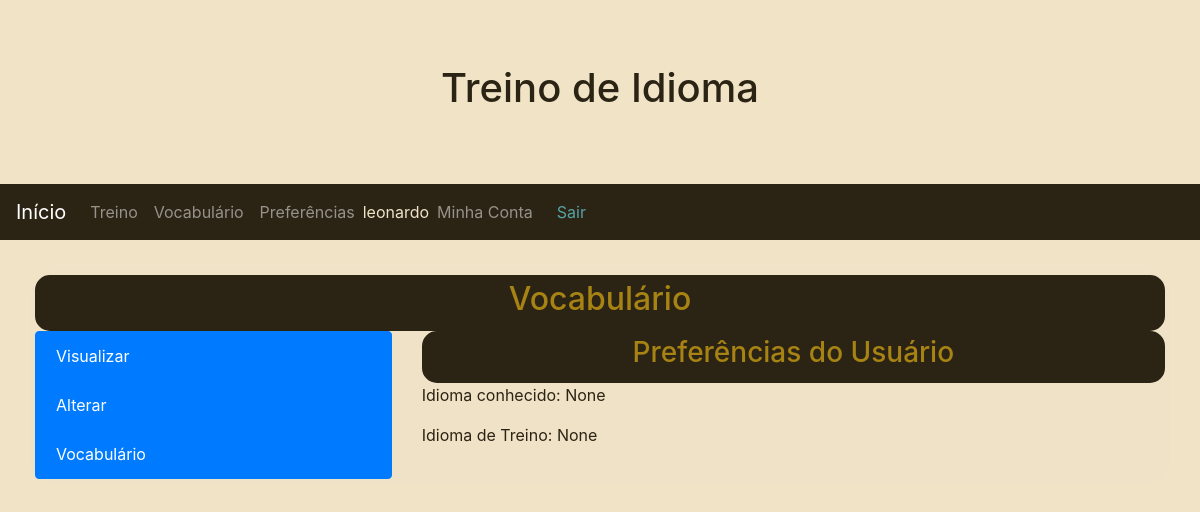
Page /Wortschatz/Benutzervorgaben/ (signed in) on the earlier database version.
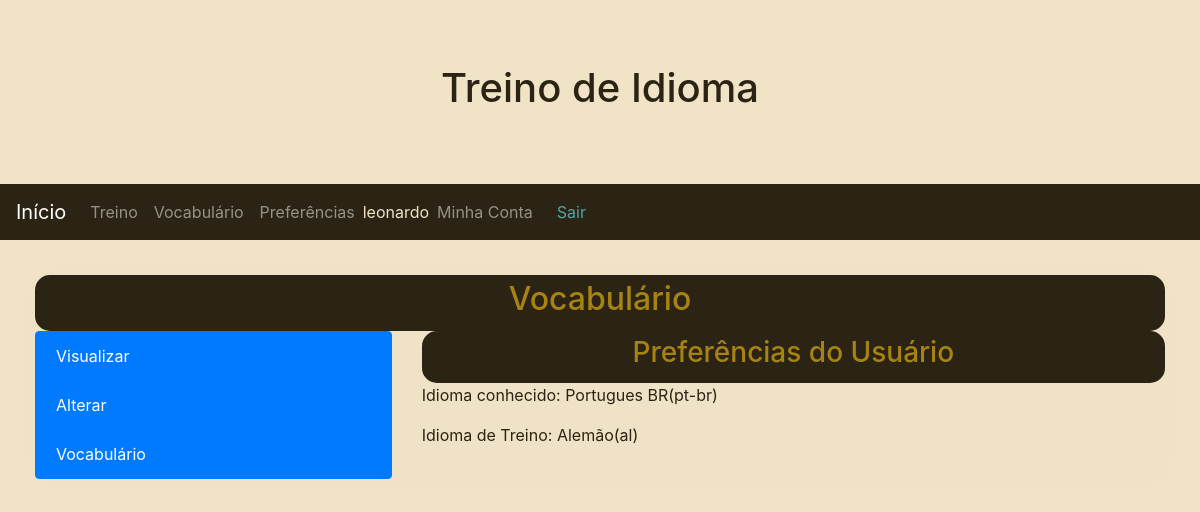
Same page on the later database version.
### Wortschatz/models.py (models this page shows, shortened)
class Benutzervorgaben(models.Model):
    user            = models.OneToOneField(settings.AUTH_USER_MODEL, related_name = 'Usuário', on_delete=models.CASCADE, unique=True)
    sprache         = models.ForeignKey(Sprache, verbose_name = 'Idioma compreendido', on_delete=models.CASCADE, blank=True, null=True)
    sprachetraining = models.ForeignKey(Sprache, related_name = 'sprachetraining_standard', verbose_name = 'Idioma de treino', on_delete=models.CASCADE, blank=True, null=True)
    created = models.DateTimeField('Criado em', auto_now_add=True)
    modified = models.DateTimeField('Modificado em', auto_now=True)
    class Meta:
        verbose_name = 'Preferência'
        verbose_name_plural = 'Preferências'

class Sprache(models.Model):
    name  = models.CharField('Nome', max_length = 100, unique=True)
    slug  = models.SlugField('Abreviatura', max_length = 7, unique=True)
    lands = models.ManyToManyField(Land, through='Land_Sprache', verbose_name="Países")
    created = models.DateTimeField('Criado em', auto_now_add=True, null=True)
    modified = models.DateTimeField('Modificado em', auto_now=True, null=True)
    class Meta:
        verbose_name = 'Idioma'
        verbose_name_plural = 'Idiomas'
        ordering = ['name', 'slug', 'created', 'modified']
    def __str__(self):
        return self.name + '(' + self.slug + ')'

### Wortschatz/views.py (the view)
# urls.py: path('Benutzervorgaben/', BenutzervorgabenDetailView.as_view(), name='Benutzervorgaben'),
class BenutzervorgabenDetailView(LoginRequiredMixin, DetailView):
    model = Benutzervorgaben
    template_name = 'Wortschatz/Benutzervorgaben.html'
    fields = ['user', 'sprache', 'sprachetraining']
    def get_object(self):
        return Benutzervorgaben.objects.get(user=self.request.user)

### Wortschatz/templates/Wortschatz/Benutzervorgaben.html (shortened to what this page needs)
{% extends "Wortschatz/Benutzervorgabenindex.html" %}
{% block Wortschatz_Inhalt %}
<header>
  <h3>Preferências do Usuário</h3>
</header>
<section>
  <p>Idioma conhecido: {{object.sprache}}
  <p>Idioma de Treino: {{object.sprachetraining}}
</section>
{% endblock %}

Differences in the rows shown:
changed Benutzervorgaben: sprache "None" → "Portugues BR(pt-br)"; sprachetraining "None" → "Alemão(al)"
